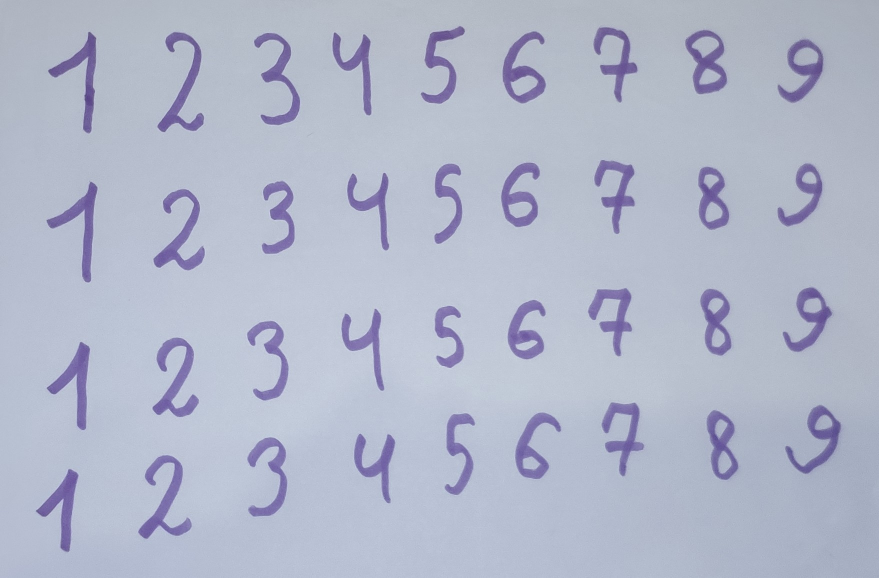
%> input picture NUM2.jpg, 1758 x 1155 px (shown at 1/2 size)
$ octave lab4.m   (GNU Octave 9; MATLAB toolbox functions it lacks are replaced by stand-ins)
%> lines starting %> are read from the running program, lines starting %| are printed output that depends on the picture; in (x1, y1, x2, y2) boxes, pixels count from 0 and x2, y2 are one past the last pixel; in counts of white or black regions, pixels touching at a corner belong together; the program's own positions count from 1
### pozymiai_atpazinti.m
function pozymiai = pozymiai_atpazinti(pavadinimas, pvz_eiluciu_sk,show)
%> called with pavadinimas = 'NUM2.jpg', pvz_eiluciu_sk = 4, show = 0
%%  pozymiai = pozymiai_raidems_atpazinti(pavadinimas, pvz_eiluciu_sk)
% Features = pozymiai_raidems_atpazinti(image_file_name, Number_of_symbols_lines)
% taikymo pavyzdys:
% pozymiai = pozymiai_raidems_atpazinti('test_data.png', 8);
% example of function use:
% Feaures = pozymiai_raidems_atpazinti('test_data.png', 8);
%%
% Vaizdo su pavyzdþiais nuskaitymas | Read image with written symbols
V = imread(pavadinimas);
%> V is the input picture: size 1155x1758x3 uint8; mean R, G, B 177.2, 183.1, 202.1
if show==1
    figure(12), imshow(V)
end

%% Perform segmentation of the symbols and write into cell variable
% RGB image is converted to grayscale
V_pustonis = rgb2gray(V);
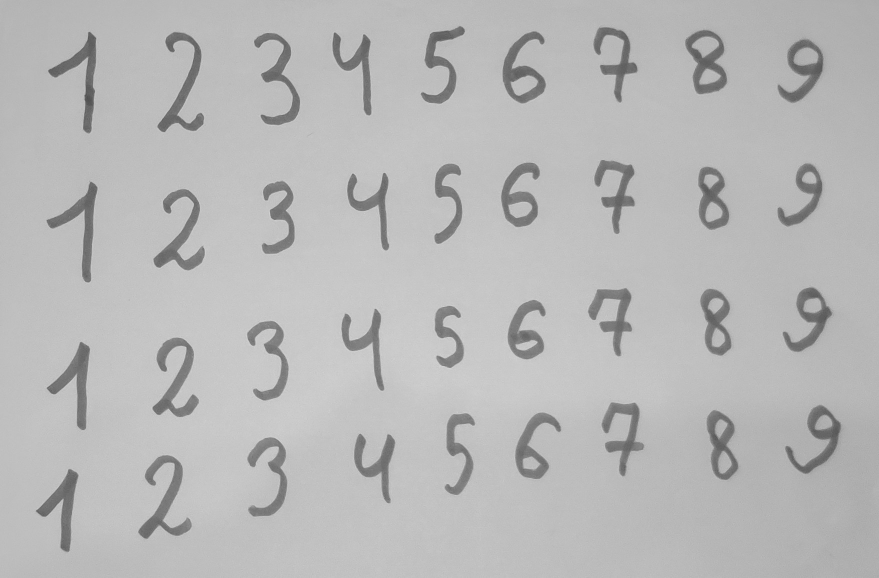
%> V_pustonis: size 1155x1758 uint8 (shown at 1/2 size); min 75, max 220, mean 183.6

% vaizdo keitimo dvejetainiu slenkstinës reikðmës paieðka
% a threshold value is calculated for binary image conversion
slenkstis = graythresh(V_pustonis);
%> slenkstis = 0.6

% pustonio vaizdo keitimas dvejetainiu
% a grayscale image is converte to binary image
V_dvejetainis = im2bw(V_pustonis,slenkstis);
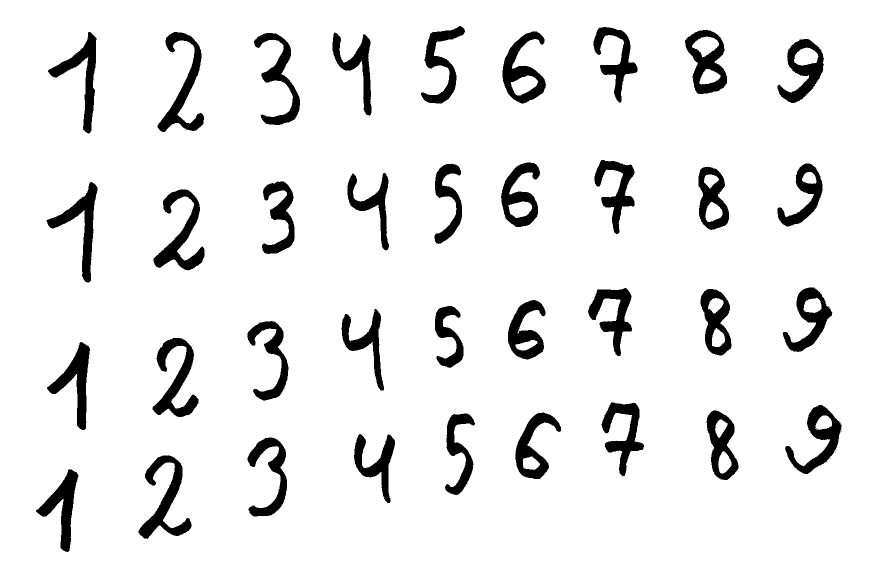
%> V_dvejetainis: size 1155x1758 logical (shown at 1/2 size); 91.7% white; 41 black regions (5 under 20 px), largest, box (x1, y1, x2, y2) and area: (277, 911, 383, 1078) 5867, (305, 676, 397, 834) 5709, (307, 379, 409, 541) 5697

% rezultato atvaizdavimas
% show the resulting image
if show==1
figure(1), imshow(V_dvejetainis)
end

% vaizde esanèiø objektø kontûrø paieðka
% search for the contour of each object
V_konturais = edge(uint8(V_dvejetainis));
%> V_konturais: size 1155x1758 logical; 1.3% white in thin lines or dots, all inside (x1, y1, x2, y2) = (71, 51, 1684, 1105)

% rezultato atvaizdavimas
% show the resulting image
if show==1
figure(2),imshow(V_konturais)
end
% objektø kontûrø uþpildymas
% fill the contours
se = strel('square',7); % struktûrinis elementas uþpildymui
V_uzpildyti = imdilate(V_konturais, se);
%> V_uzpildyti: size 1155x1758 logical; 8.9% white; 40 white regions, largest, box (x1, y1, x2, y2) and area: (273, 907, 387, 1081) 6420, (311, 60, 412, 268) 6416, (301, 672, 401, 838) 6216

% rezultato atvaizdavimas
% show the result
if show==1
figure(3),imshow(V_uzpildyti)
end
% tuðtumø objetø viduje uþpildymas
% fill the holes
V_vientisi= imfill(V_uzpildyti,'holes');
%> V_vientisi: size 1155x1758 logical; 13.1% white; 36 white regions

% rezultato atvaizdavimas
% show the result
if show == 1
figure(4),imshow(V_vientisi)
end
% vientisø objektø dvejetainiame vaizde numeravimas
% set labels to binary image objects
[O_suzymeti Skaicius] = bwlabel(V_vientisi);
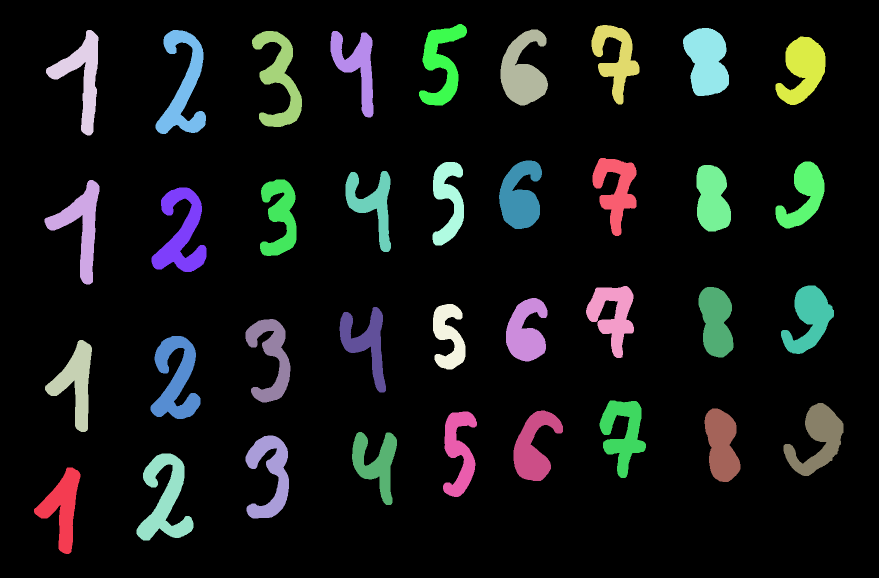
%> O_suzymeti: size 1155x1758 double (shown at 1/2 size); 37 distinct labels, from 0 to 36; one colour per label, 0 black
%> Skaicius = 36

% apskaièiuojami objektø dvejetainiame vaizde poþymiai
% calculate features for each symbol
O_pozymiai = regionprops(O_suzymeti);
%> O_pozymiai = 36 regions; largest, box (x1, y1, x2, y2), Area and Centroid: (1366, 56, 1458, 192) 9203 [1414.5 123.4], (273, 907, 387, 1081) 9132 [330.6 999.9], (311, 60, 412, 268) 8887 [367.6 173.4], (301, 672, 401, 838) 8876 [352.6 759.4], (1001, 59, 1096, 211) 8863 [1046.7 143.3]

% nuskaitomos poþymiø - objektø ribø koordinaèiø - reikðmës
% find/read the bounding box of the symbol
O_ribos = [O_pozymiai.BoundingBox];
%> O_ribos = 144 values, max 1567.5 at index 141, min 48.5 at index 66, mean 389.7

% kadangi ribà nusako 4 koordinatës, pergrupuojame reikðmes
% change the sequence of values, describing the bounding box
O_ribos = reshape(O_ribos,[4 Skaicius]); % Skaicius - objektø skaièius
%> O_ribos = 36 columns, first 8: [68.5 89.5 90.5 92.5 273.5 301.5 303.5 311.5; 935.5 360.5 680.5 60.5 907.5 672.5 375.5 60.5; 93 110 94 105 114 100 110 101; 173 209 184 211 174 166 169 208]

% nuskaitomos poþymiø - objektø masës centro koordinaèiø - reikðmës
% reag the mass center coordinate
O_centras = [O_pozymiai.Centroid];
%> O_centras = 72 values, max 1637.1 at index 71, min 117.8 at index 52, mean 716.9

% kadangi centrà nusako 2 koordinatës, pergrupuojame reikðmes
% group center coordinate values
O_centras = reshape(O_centras,[2 Skaicius]);
%> O_centras = 36 columns, first 8: [125.8 163.3 152.5 165.8 330.6 352.6 363.2 367.6; 1015.4 453.5 766.2 153.9 999.9 759.4 468.3 173.4]
O_centras = O_centras';
%> O_centras = 36 rows, first 12: [125.8 1015.4; 163.3 453.5; 152.5 766.2; 165.8 153.9; 330.6 999.9; 352.6 759.4; 363.2 468.3; 367.6 173.4; 542.7 715.5; 540.9 950.3; 559.5 158.5; 560.9 433.2]

% pridedamas kiekvienam objektui vaize numeris (treèias stulpelis ðalia koordinaèiø)
% set the label/number for each object in the image
O_centras(:,3) = 1:Skaicius;

% surûðiojami objektai pagal x koordinatæ - stulpelá
% arrange objects according to the column number
O_centras = sortrows(O_centras,2);
%> O_centras = 36 rows, first 12: [1231.9 117.8 26; 1414.5 123.4 29; 883.9 128.5 17; 714.3 133.1 13; 1606.7 139.4 33; 1046.7 143.3 22; 165.8 153.9 4; 559.5 158.5 11; 367.6 173.4 8; 1232.4 380.4 27; 1608.6 392 34; 1041.1 393.6 21]

% rûðiojama atsiþvelgiant á pavyzdþiø eiluèiø ir raidþiø skaièiø
% sort accordign to the number of rows and number of symbols in the row
raidziu_sk = Skaicius/pvz_eiluciu_sk;
%> raidziu_sk = 9

if show == 1
    disp("Skaicius " + Skaicius)
    disp("Raidziu skaicius " + raidziu_sk)
    disp("Eiluciu skaicius " + pvz_eiluciu_sk)
end

for k = 1:pvz_eiluciu_sk
    O_centras((k-1)*raidziu_sk+1:k*raidziu_sk,:) = ...
        sortrows(O_centras((k-1)*raidziu_sk+1:k*raidziu_sk,:),3);
end
%> after the loop, O_centras = 36 rows, first 12: [165.8 153.9 4; 367.6 173.4 8; 559.5 158.5 11; 714.3 133.1 13; 883.9 128.5 17; 1046.7 143.3 22; 1231.9 117.8 26; 1414.5 123.4 29; 1606.7 139.4 33; 163.3 453.5 2; 363.2 468.3 7; 560.9 433.2 12]

% ið dvejetainio vaizdo pagal objektø ribas iðkerpami vaizdo fragmentai
% cut the symbol from initial image according to the bounding box estimated in binary image
for k = 1:Skaicius
    objektai{k} = imcrop(V_dvejetainis,O_ribos(:,O_centras(k,3)));
end
%> this loop made 36 passes
%> after the loop, objektai = 36 items
% vieno ið vaizdo fragmentø atvaizdavimas
% show one of the symbol's image
if show == 1
figure(5),
% imshow(objektai{Skaicius})

raidziu_sk = round(raidziu_sk,0);

for k = 1:Skaicius

   subplot(pvz_eiluciu_sk,raidziu_sk,k), imshow(objektai{k})

end
end

% vaizdo fragmentai apkerpami, panaikinant fonà ið kraðtø (pagal staèiakampá)
% image segments are cutt off
for k = 1:Skaicius % Skaicius = 88, jei yra 88 raidës
    V_fragmentas = objektai{k};

    % nustatomas kiekvieno vaizdo fragmento dydis
    % estimate the size of each segment
    [aukstis, plotis] = size(V_fragmentas);

    % 1. Baltø stulpeliø naikinimas
    % eliminate white spaces
    % apskaièiuokime kiekvieno stulpelio sumà
    stulpeliu_sumos = sum(V_fragmentas,1);
    % naikiname tuos stulpelius, kur suma lygi aukðèiui
    V_fragmentas(:,stulpeliu_sumos == aukstis) = [];
    % perskaièiuojamas objekto dydis
    [aukstis, plotis] = size(V_fragmentas);

    % 2. Baltø eiluèiø naikinimas
    % apskaièiuokime kiekvienos seilutës sumà
    eiluciu_sumos = sum(V_fragmentas,2);
    % naikiname tas eilutes, kur suma lygi ploèiui
    V_fragmentas(eiluciu_sumos == plotis,:) = [];
    objektai{k}=V_fragmentas;% áraðome vietoje neapkarpyto

end
%> this loop made 36 passes
%> pass 1, in pozymiai_atpazinti, `V_fragmentas = objektai{k};`:
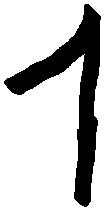
%> V_fragmentas: size 212x106 logical; 77.2% white; 1 black region, box (x1, y1, x2, y2) and area: (4, 4, 101, 207) 5120
%> after the loop:
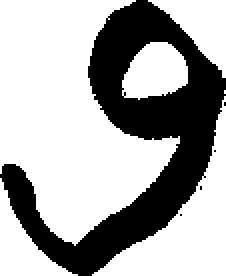
%> V_fragmentas: size 138x113 logical (shown 2 times larger); 67.1% white; 5 black regions (4 under 20 px), largest, box (x1, y1, x2, y2) and area: (0, 0, 113, 138) 5129

% vieno ið vaizdo fragmentø atvaizdavimas
% show the segment
if show == 1
figure(6),

for k = 1:Skaicius

   subplot(pvz_eiluciu_sk,raidziu_sk,k), imshow(objektai{k})

end
end
%%
%% Suvienodiname vaizdo fragmentø dydþius iki 70x50
%% Make all segments of the same size 70x50
for k=1:Skaicius
    V_fragmentas=objektai{k};
    V_fragmentas_7050=imresize(V_fragmentas,[70,50]);
    % padalinkime vaizdo fragmentà á 10x10 dydþio dalis
    % divide each image into 10x10 size segments
    for m=1:7
        for n=1:5
            % apskaièiuokime kiekvienos dalies vidutiná ðviesumà
            % calculate an average intensity for each 10x10 segment
            Vid_sviesumas_eilutese=sum(V_fragmentas_7050((m*10-9:m*10),(n*10-9:n*10)));
            Vid_sviesumas((m-1)*5+n)=sum(Vid_sviesumas_eilutese);
        end
    end
    % 10x10 dydþio dalyje maksimali ðviesumo galima reikðmë yra 100
    % normuokime ðviesumo reikðmes intervale [0, 1]
    % perform normalization
    Vid_sviesumas = ((100-Vid_sviesumas)/100);

    % rezultatà (poþmius) neuronø tinklui patogiau pateikti stulpeliu
    % transform features into column-vector
    Vid_sviesumas = Vid_sviesumas(:);

    % iðsaugome apskaièiuotus poþymius á bendrà kintamàjá
    % save all fratures into single variable
    pozymiai{k} = Vid_sviesumas;
end
%> this loop made 36 passes
%> pass 1, in pozymiai_atpazinti, `V_fragmentas=objektai{k};`:
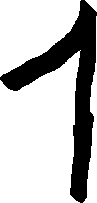
%> V_fragmentas: size 203x97 logical; 74% white; 1 black region, box (x1, y1, x2, y2) and area: (0, 0, 97, 203) 5120
%> after the loop, Vid_sviesumas = 35 values, max 0.91 at index 15, min 0 at index 1, mean 0.327; pozymiai = 36 items

### lab4.m
close all
clear all
clc
%% raidþiø pavyzdþiø nuskaitymas ir poþymiø skaièiavimas
%% read the image with hand-written characters
pavadinimas = 'NUM2.jpg';

N = 4;
pattern = 9;
pozymiai_tinklo_mokymui = pozymiai_atpazinti(pavadinimas, N,0);
%> pozymiai_tinklo_mokymui = 36 items

%% Atpaþintuvo kûrimas
%% Development of character recognizer
% poþymiai ið celiø masyvo perkeliami á matricà
% take the features from cell-type variable and save into a matrix-type variable
P = cell2mat(pozymiai_tinklo_mokymui);
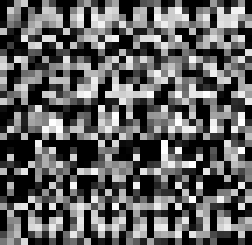
%> P: size 35x36 double (shown 7 times larger); min 0, max 1, mean 0.38

% sukuriama teisingø atsakymø matrica: 11 raidþiø, 8 eilutës mokymui
% create the matrices of correct answers for each line (number of matrices = number of symbol lines)
% T = [eye(pattern), eye(pattern), eye(pattern), eye(pattern), eye(pattern), eye(pattern), eye(pattern), eye(pattern), eye(pattern)];
T = [ ];
for i = 1 : N
    T = [T eye(pattern)];
end
T;
% T = [eye(pattern), eye(pattern), eye(pattern), eye(pattern)];
% sukuriamas SBF tinklas duotiems P ir T sàryðiams

% Choose neural network, 0 - RBF , other multi percepton neural net
net = 1

if net == 0
    % create an RBF network for classification with 13 neurons, and sigma = 1
    RBF = newrb(P,T,0,1,13);
    tinklas = RBF;
else
    % create an multilayer perceptron for classification with 10 neurons
%> (the run ends here)
